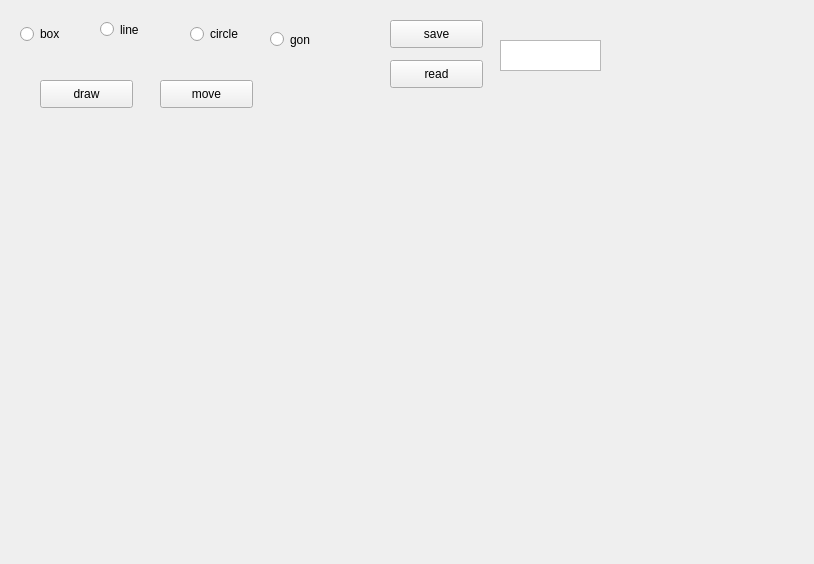
<?xml version="1.0" encoding="UTF-8"?>
<ui version="4.0">
 <class>MainWindowClass</class>
 <widget class="QMainWindow" name="MainWindowClass">
  <property name="geometry">
   <rect>
    <x>0</x>
    <y>0</y>
    <width>814</width>
    <height>564</height>
   </rect>
  </property>
  <property name="windowTitle">
   <string>MainWindow</string>
  </property>
  <widget class="QWidget" name="centralWidget">
   <widget class="QRadioButton" name="box">
    <property name="geometry">
     <rect>
      <x>20</x>
      <y>20</y>
      <width>93</width>
      <height>28</height>
     </rect>
    </property>
    <property name="text">
     <string>box</string>
    </property>
   </widget>
   <widget class="QRadioButton" name="line">
    <property name="geometry">
     <rect>
      <x>100</x>
      <y>20</y>
      <width>115</width>
      <height>19</height>
     </rect>
    </property>
    <property name="text">
     <string>line</string>
    </property>
   </widget>
   <widget class="QRadioButton" name="circle">
    <property name="geometry">
     <rect>
      <x>190</x>
      <y>20</y>
      <width>93</width>
      <height>28</height>
     </rect>
    </property>
    <property name="text">
     <string>circle</string>
    </property>
   </widget>
   <widget class="QPushButton" name="draw">
    <property name="geometry">
     <rect>
      <x>40</x>
      <y>80</y>
      <width>93</width>
      <height>28</height>
     </rect>
    </property>
    <property name="text">
     <string>draw</string>
    </property>
   </widget>
   <widget class="QPushButton" name="move">
    <property name="geometry">
     <rect>
      <x>160</x>
      <y>80</y>
      <width>93</width>
      <height>28</height>
     </rect>
    </property>
    <property name="text">
     <string>move</string>
    </property>
   </widget>
   <widget class="QRadioButton" name="gon">
    <property name="geometry">
     <rect>
      <x>270</x>
      <y>30</y>
      <width>115</width>
      <height>19</height>
     </rect>
    </property>
    <property name="text">
     <string>gon</string>
    </property>
   </widget>
   <widget class="QTextEdit" name="text">
    <property name="geometry">
     <rect>
      <x>500</x>
      <y>40</y>
      <width>101</width>
      <height>31</height>
     </rect>
    </property>
   </widget>
   <widget class="QPushButton" name="read">
    <property name="geometry">
     <rect>
      <x>390</x>
      <y>60</y>
      <width>93</width>
      <height>28</height>
     </rect>
    </property>
    <property name="text">
     <string>read</string>
    </property>
   </widget>
   <widget class="QPushButton" name="save">
    <property name="geometry">
     <rect>
      <x>390</x>
      <y>20</y>
      <width>93</width>
      <height>28</height>
     </rect>
    </property>
    <property name="text">
     <string>save</string>
    </property>
   </widget>
  </widget>
 </widget>
 <layoutdefault spacing="6" margin="11"/>
 <resources>
  <include location="MainWindow.qrc"/>
 </resources>
 <connections>
  <connection>
   <sender>box</sender>
   <signal>clicked()</signal>
   <receiver>MainWindowClass</receiver>
   <slot>on_box_clicked()</slot>
   <hints>
    <hint type="sourcelabel">
     <x>47</x>
     <y>46</y>
    </hint>
    <hint type="destinationlabel">
     <x>51</x>
     <y>92</y>
    </hint>
   </hints>
  </connection>
  <connection>
   <sender>line</sender>
   <signal>clicked()</signal>
   <receiver>MainWindowClass</receiver>
   <slot>on_line_clicked()</slot>
   <hints>
    <hint type="sourcelabel">
     <x>171</x>
     <y>40</y>
    </hint>
    <hint type="destinationlabel">
     <x>210</x>
     <y>109</y>
    </hint>
   </hints>
  </connection>
  <connection>
   <sender>circle</sender>
   <signal>clicked()</signal>
   <receiver>MainWindowClass</receiver>
   <slot>on_circle_clicked()</slot>
   <hints>
    <hint type="sourcelabel">
     <x>312</x>
     <y>59</y>
    </hint>
    <hint type="destinationlabel">
     <x>359</x>
     <y>87</y>
    </hint>
   </hints>
  </connection>
  <connection>
   <sender>move</sender>
   <signal>clicked()</signal>
   <receiver>MainWindowClass</receiver>
   <slot>on_move_clicked()</slot>
   <hints>
    <hint type="sourcelabel">
     <x>185</x>
     <y>98</y>
    </hint>
    <hint type="destinationlabel">
     <x>189</x>
     <y>144</y>
    </hint>
   </hints>
  </connection>
  <connection>
   <sender>draw</sender>
   <signal>clicked()</signal>
   <receiver>MainWindowClass</receiver>
   <slot>on_draw_clicked()</slot>
   <hints>
    <hint type="sourcelabel">
     <x>107</x>
     <y>102</y>
    </hint>
    <hint type="destinationlabel">
     <x>105</x>
     <y>146</y>
    </hint>
   </hints>
  </connection>
  <connection>
   <sender>gon</sender>
   <signal>clicked()</signal>
   <receiver>MainWindowClass</receiver>
   <slot>on_gon_clicked()</slot>
   <hints>
    <hint type="sourcelabel">
     <x>388</x>
     <y>47</y>
    </hint>
    <hint type="destinationlabel">
     <x>400</x>
     <y>100</y>
    </hint>
   </hints>
  </connection>
 </connections>
 <slots>
  <slot>on_box_clicked()</slot>
  <slot>on_line_clicked()</slot>
  <slot>on_circle_clicked()</slot>
  <slot>on_move_clicked()</slot>
  <slot>on_draw_clicked()</slot>
  <slot>on_gon_clicked()</slot>
  <slot>on_read_clicked()</slot>
  <slot>on_save_clicked()</slot>
 </slots>
</ui>
